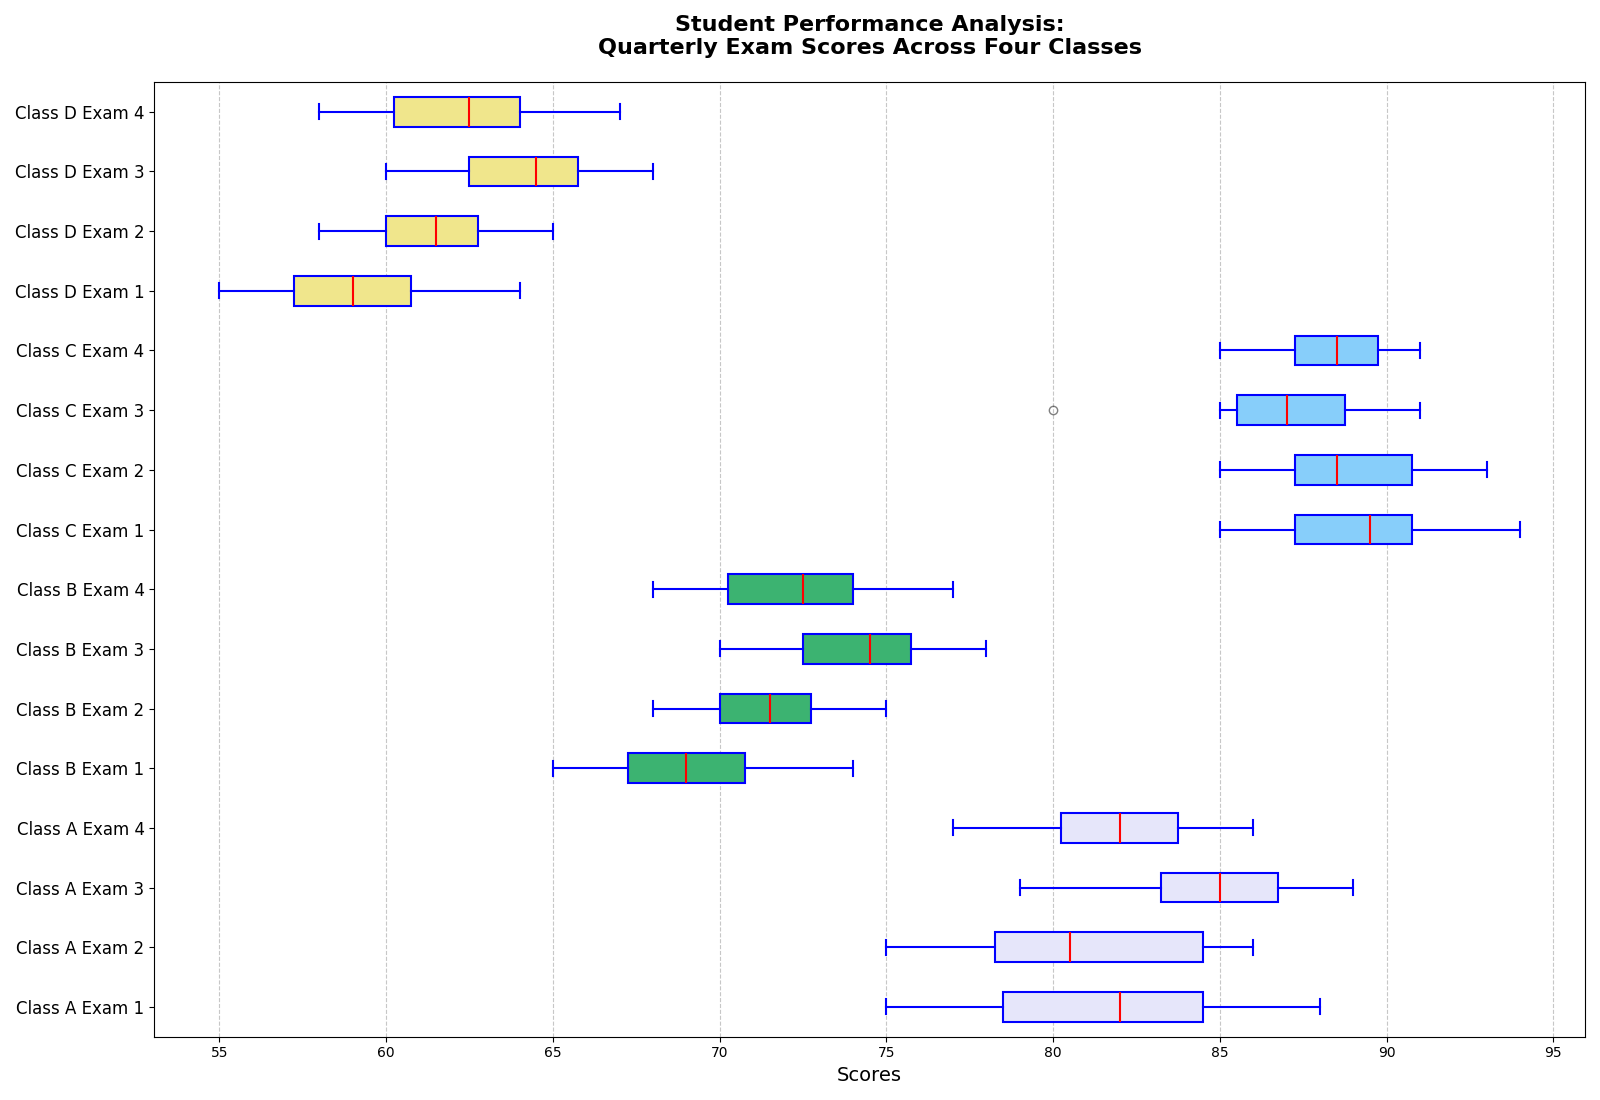

This figure's Python source:
import matplotlib.pyplot as plt

# Data: Scores for four classes over four exams
class_a_scores = [
    [78, 82, 85, 83, 80, 75, 77, 85, 88, 82],
    [83, 85, 75, 79, 77, 81, 80, 85, 86, 78],
    [88, 85, 83, 87, 80, 79, 85, 89, 86, 84],
    [82, 83, 79, 77, 81, 85, 82, 80, 86, 84]
]

class_b_scores = [
    [65, 70, 68, 72, 69, 67, 66, 71, 74, 69],
    [70, 75, 72, 74, 70, 68, 73, 72, 71, 70],
    [72, 74, 70, 78, 75, 72, 74, 77, 75, 76],
    [68, 72, 74, 73, 70, 68, 71, 75, 77, 74]
]

class_c_scores = [
    [90, 92, 85, 88, 89, 85, 91, 87, 94, 90],
    [88, 87, 85, 89, 92, 91, 90, 93, 87, 88],
    [87, 85, 80, 85, 87, 90, 89, 91, 88, 87],
    [89, 91, 88, 85, 87, 86, 90, 88, 91, 89]
]

class_d_scores = [
    [55, 60, 58, 62, 59, 57, 56, 61, 64, 59],
    [60, 65, 62, 64, 60, 58, 63, 62, 61, 60],
    [62, 64, 60, 68, 65, 62, 64, 67, 65, 66],
    [58, 62, 64, 63, 60, 58, 61, 65, 67, 64]
]

data = class_a_scores + class_b_scores + class_c_scores + class_d_scores
classes = ['Class A Exam 1', 'Class A Exam 2', 'Class A Exam 3', 'Class A Exam 4',
           'Class B Exam 1', 'Class B Exam 2', 'Class B Exam 3', 'Class B Exam 4',
           'Class C Exam 1', 'Class C Exam 2', 'Class C Exam 3', 'Class C Exam 4',
           'Class D Exam 1', 'Class D Exam 2', 'Class D Exam 3', 'Class D Exam 4']

fig, ax = plt.subplots(figsize=(16, 11))

bplots = ax.boxplot(data, vert=False, patch_artist=True, notch=False,
                    boxprops=dict(facecolor='lightyellow', color='blue', linewidth=1.5),
                    whiskerprops=dict(color='blue', linewidth=1.5),
                    capprops=dict(color='blue', linewidth=1.5),
                    medianprops=dict(color='red', linewidth=1.5),
                    flierprops=dict(marker='o', color='red', alpha=0.5))

# New set of colors
new_colors = ['lavender', 'mediumseagreen', 'lightskyblue', 'khaki']
for i in range(0, 16, 4):
    for patch in bplots['boxes'][i:i+4]:
        patch.set_facecolor(new_colors[i // 4])

ax.set_title('Student Performance Analysis:\nQuarterly Exam Scores Across Four Classes',
             fontsize=16, fontweight='bold', pad=20)
ax.set_xlabel('Scores', fontsize=14)
ax.set_yticklabels(classes, fontsize=12)

ax.grid(axis='x', linestyle='--', alpha=0.7)

plt.tight_layout()
plt.show()
